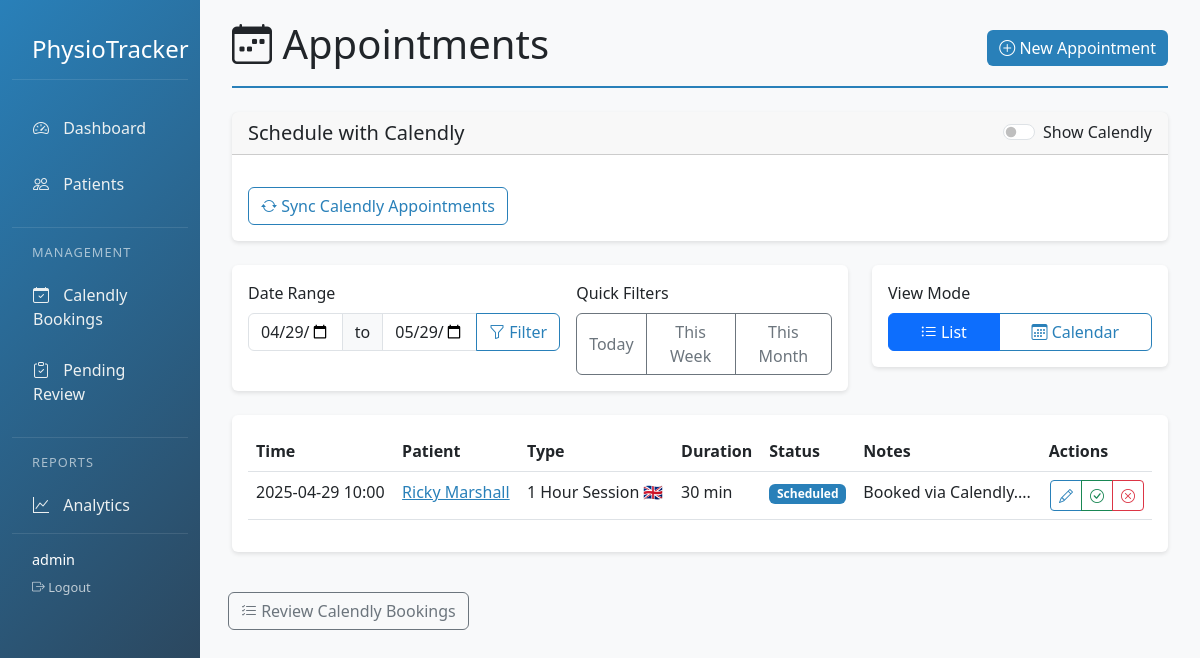
The page /appointments (signed in) on the database its author committed.
### app/models.py (models this page shows, shortened)
class User(db.Model, UserMixin):
    id = db.Column(db.Integer, primary_key=True)
    username = db.Column(db.String(64), unique=True, index=True)
    email = db.Column(db.String(120), unique=True, index=True)
    password_hash = db.Column(db.String(128))
    is_admin = db.Column(db.Boolean, default=False)
    created_at = db.Column(db.DateTime, default=datetime.utcnow)

class Treatment(db.Model):
    id = db.Column(db.Integer, primary_key=True)
    patient_id = db.Column(db.Integer, db.ForeignKey('patient.id'), nullable=False)
    date = db.Column(db.DateTime, nullable=False, default=datetime.utcnow)
    description = db.Column(db.Text, nullable=False)
    progress_notes = db.Column(db.Text)
    next_appointment = db.Column(db.DateTime)
    status = db.Column(db.String(20), default='Scheduled')
    created_at = db.Column(db.DateTime, default=datetime.utcnow)
    pain_level = db.Column(db.Integer)
    movement_restriction = db.Column(db.String(50))
    evaluation_data = db.Column(db.JSON)
    trigger_points = db.relationship('TriggerPoint', backref='treatment', lazy=True)

class Patient(db.Model):
    __tablename__ = 'patient'
    id = db.Column(db.Integer, primary_key=True)
    name = db.Column(db.String(100), nullable=False)
    date_of_birth = db.Column(db.Date)
    contact = db.Column(db.String(100))
    diagnosis = db.Column(db.String(200))
    treatment_plan = db.Column(db.Text)
    notes = db.Column(db.Text)
    status = db.Column(db.String(20), default='Active')
    created_at = db.Column(db.DateTime, default=datetime.utcnow)
    treatments = db.relationship('Treatment', backref='patient', lazy=True)

### app/routes/main.py (the view)
@main.route('/appointments')
def appointments():
    start_date = request.args.get('start_date',
                               datetime.now().date().isoformat())
    end_date = request.args.get('end_date',
                             (datetime.now() + timedelta(days=30)).date().isoformat())
    appointments = Treatment.query.filter(
        Treatment.next_appointment.between(start_date, end_date)
    ).order_by(Treatment.next_appointment).all()
    patients = Patient.query.filter_by(status='Active').all()
    return render_template('appointments.html',
                           appointments=appointments,
                           patients=patients,
                           start_date=start_date,
                           end_date=end_date)

### app/templates/appointments.html (shortened to what this page needs)
{% extends "base.html" %}
{% block content %}
<div class="container-fluid">
    <div class="page-header d-flex justify-content-between align-items-center mb-4">
        <h1><i class="bi bi-calendar-week"></i> Appointments</h1>
        <button class="btn btn-primary" data-bs-toggle="modal" data-bs-target="#newAppointmentModal">
            <i class="bi bi-plus-circle"></i> New Appointment
        </button>
    </div>
    <div class="row mb-4">
        <div class="col-12">
            <div class="card">
                <div class="card-header d-flex justify-content-between align-items-center">
                    <h5 class="mb-0">Schedule with Calendly</h5>
                    <div class="form-check form-switch">
                        <input class="form-check-input" type="checkbox" id="showCalendlyToggle">
                        <label class="form-check-label" for="showCalendlyToggle">Show Calendly</label>
                    </div>
                </div>
                <div class="card-body">
                </div>
            </div>
        </div>
    </div>
    <div class="row mb-4">
        <div class="col-md-8">
            <div class="card">
                <div class="card-body">
                    <div class="d-flex gap-3">
                        <div class="date-range">
                            <label class="form-label">Date Range</label>
                            <div class="input-group">
                                <input type="date" class="form-control" id="startDate"
                                       value="{{ start_date }}" name="start_date">
                                <span class="input-group-text">to</span>
                                <input type="date" class="form-control" id="endDate"
                                       value="{{ end_date }}" name="end_date">
                                <button class="btn btn-outline-primary" id="filterDates">
                                    <i class="bi bi-funnel"></i> Filter
                                </button>
                            </div>
                        </div>
                        <div class="quick-filters">
                            <label class="form-label">Quick Filters</label>
                            <div class="btn-group">
                                <button class="btn btn-outline-secondary" data-period="today">Today</button>
                                <button class="btn btn-outline-secondary" data-period="week">This Week</button>
                                <button class="btn btn-outline-secondary" data-period="month">This Month</button>
                            </div>
                        </div>
                    </div>
                </div>
            </div>
        </div>
        <div class="col-md-4">
            <div class="card">
                <div class="card-body">
                    <label class="form-label">View Mode</label>
                    <div class="btn-group w-100">
                        <button class="btn btn-outline-primary active" data-view="list">
                            <i class="bi bi-list-ul"></i> List
                        </button>
                        <button class="btn btn-outline-primary" data-view="calendar">
                            <i class="bi bi-calendar3"></i> Calendar
                        </button>
                    </div>
                </div>
            </div>
        </div>
    </div>
    <div id="listView" class="card mb-4">
        <div class="card-body">
            <div class="table-responsive">
                <table class="table table-hover">
                    <thead>
                        <tr>
                            <th>Time</th>
                            <th>Patient</th>
                            <th>Type</th>
                            <th>Duration</th>
                            <th>Status</th>
                            <th>Notes</th>
                            <th>Actions</th>
                        </tr>
                    </thead>
                    <tbody>
                        {% for appointment in appointments %}
                        <tr>
                            <td>{{ appointment.next_appointment.strftime('%Y-%m-%d %H:%M') }}</td>
                            <td>
                                <a href="{{ url_for('main.patient_detail', id=appointment.patient.id) }}">
                                    {{ appointment.patient.name }}
                                </a>
                            </td>
                            <td>{{ appointment.description }}</td>
                            <td>30 min</td>
                            <td>
                                <span class="badge bg-{% if appointment.status == 'Scheduled' %}primary
                                                    {% elif appointment.status == 'Completed' %}success
                                                    {% elif appointment.status == 'Cancelled' %}danger
                                                    {% else %}warning{% endif %}">
                                    {{ appointment.status }}
                                </span>
                            </td>
                            <td>{{ appointment.progress_notes|truncate(30) }}</td>
                            <td class="text-end">
                                <div class="btn-group">
                                    <a href="{{ url_for('main.edit_treatment', id=appointment.id) }}" class="btn btn-sm btn-outline-primary">
                                        <i class="bi bi-pencil"></i>
                                    </a>
                                    <button type="button" class="btn btn-sm btn-outline-success mark-completed-btn"
                                            data-appointment-id="{{ appointment.id }}">
                                        <i class="bi bi-check-circle"></i>
                                    </button>
                                    <button type="button" class="btn btn-sm btn-outline-danger cancel-appointment-btn"
                                            data-appointment-id="{{ appointment.id }}">
                                        <i class="bi bi-x-circle"></i>
                                    </button>
                                </div>
                            </td>
                        </tr>
                        {% endfor %}
                    </tbody>
                </table>
            </div>
        </div>
    </div>
</div>
<a href="{{ url_for('main.review_calendly_bookings') }}" class="btn btn-outline-secondary mt-3 ms-2">
    <i class="bi bi-list-check"></i> Review Calendly Bookings
</a>
{% endblock %}
{% block scripts %}
<link href="https://cdn.jsdelivr.net/npm/fullcalendar@5.11.3/main.min.css" rel="stylesheet">
{% endblock %}

### app/templates/base.html (shortened to what this page needs)
<!DOCTYPE html>
<html lang="en">
<head>
    <link href="https://cdn.jsdelivr.net/npm/bootstrap@5.3.0/dist/css/bootstrap.min.css" rel="stylesheet">
    <link rel="stylesheet" href="https://cdn.jsdelivr.net/npm/bootstrap-icons@1.7.2/font/bootstrap-icons.css">
    <link href="https://assets.calendly.com/assets/external/widget.css" rel="stylesheet">
</head>
<body>
    <div class="container-fluid">
        <div class="row">
            <div class="sidebar col-md-2 col-lg-2 d-md-block">
                <div class="sidebar-header">
                    <h3>PhysioTracker</h3>
                </div>
                <ul class="nav flex-column">
                    <li class="nav-item">
                        <a class="nav-link {% if request.path == '/' %}active{% endif %}" href="{{ url_for('main.index') }}">
                            <i class="bi bi-speedometer2"></i> Dashboard
                        </a>
                    </li>
                    <li class="nav-item">
                        <a class="nav-link {% if '/patients' in request.path %}active{% endif %}" href="{{ url_for('main.patients_list') }}">
                            <i class="bi bi-people"></i> Patients
                        </a>
                    </li>
                    <div class="nav-section">
                        <div class="nav-section-title">Management</div>
                        <li class="nav-item">
                            <a class="nav-link {% if '/calendly/review' in request.path %}active{% endif %}" href="{{ url_for('main.review_calendly_bookings') }}">
                                <i class="bi bi-calendar-check"></i> Calendly Bookings
                            </a>
                        </li>
                        <li class="nav-item">
                            <a class="nav-link {% if '/patients' in request.path and request.args.get('status') == 'Pending Review' %}active{% endif %}"
                               href="{{ url_for('main.patients_list', status='Pending Review') }}">
                                <i class="bi bi-clipboard-check"></i> Pending Review
                                {% set pending_count = get_pending_review_count() %}
                            </a>
                        </li>
                    </div>
                    <div class="nav-section">
                        <div class="nav-section-title">Reports</div>
                        <li class="nav-item">
                            <a class="nav-link {% if '/analytics' in request.path %}active{% endif %}" href="{{ url_for('main.analytics') }}">
                                <i class="bi bi-graph-up"></i> Analytics
                            </a>
                        </li>
                    </div>
                </ul>
                <div class="sidebar-footer">
                    <div class="user-info">
                        <span class="user-name">{{ current_user.username }}</span>
                        <a href="{{ url_for('auth.logout') }}" class="logout-link">
                            <i class="bi bi-box-arrow-right"></i> Logout
                        </a>
                    </div>
                </div>
            </div>
            <main class="col-md-10 ms-sm-auto content">
                <div class="alert-container position-fixed top-0 end-0 p-3" style="z-index: 1050">
                </div>
                {% block content %}{% endblock %}
            </main>
        </div>
    </div>
    {% block scripts %}{% endblock %}
</body>
</html>

### app/templates/base.html (style rules this page uses)
:root { --primary-color: #2980b9; --secondary-color: #2980b9; --accent-color: #e74c3c; }
.sidebar { background: linear-gradient(135deg, var(--primary-color), #2c3e50); min-height: 100vh; padding-top: 20px; box-shadow: 2px 0 10px rgba(0,0,0,0.1); }
.sidebar .nav-link { color: #ecf0f1; padding: 10px 20px; margin: 5px 0; border-radius: 5px; transition: all 0.3s ease; border: 1px solid transparent; }
.sidebar .nav-link i { margin-right: 10px; }
.content { padding: 20px; background-color: #f8f9fa; min-height: 100vh; }
.card { border: none; box-shadow: 0 2px 4px rgba(0,0,0,0.1); transition: transform 0.2s; }
.btn-primary { background-color: var(--primary-color); border: none; }
.page-header { border-bottom: 2px solid var(--secondary-color); padding-bottom: 10px; margin-bottom: 20px; }
.sidebar-header { padding: 15px 20px; margin-bottom: 20px; border-bottom: 1px solid rgba(255, 255, 255, 0.1); }
.sidebar-header h3 { color: white; margin: 0; font-size: 1.5rem; }
.nav-section { margin-top: 15px; padding-top: 15px; border-top: 1px solid rgba(255, 255, 255, 0.1); }
.nav-section-title { color: rgba(255, 255, 255, 0.6); font-size: 0.8rem; text-transform: uppercase; letter-spacing: 1px; padding: 0 20px; margin-bottom: 10px; }
.sidebar-footer { margin-top: auto; padding: 15px 20px; border-top: 1px solid rgba(255, 255, 255, 0.1); }
.user-info { color: white; font-size: 0.9rem; }
.user-name { display: block; font-weight: 500; margin-bottom: 5px; }
.logout-link { color: rgba(255, 255, 255, 0.7); text-decoration: none; font-size: 0.8rem; }
.badge.bg-primary { background-color: #2980b9 !important; }
.btn-outline-primary { color: #2980b9; border-color: #2980b9; }
.badge.bg-primary, .btn-primary, .bg-primary { background-color: #2980b9 !important; border-color: #2980b9 !important; }
a { color: #2980b9; }
.btn-outline-secondary { color: #6c757d; border-color: #6c757d; }
.btn-primary, .btn-primary:focus, .btn-primary:active, .btn-primary:not(:disabled):not(.disabled):active { background-color: #2980b9 !important; border-color: #2980b9 !important; }
.bg-primary { background-color: #2980b9 !important; }

### rows shown on the page
User: username "admin"
Treatment: next_appointment "2025-04-29 10:00", patient.name "Ricky Marshall", description "1 Hour Session 🇬🇧", status "Scheduled", progress_notes "Booked via Calendly...."
